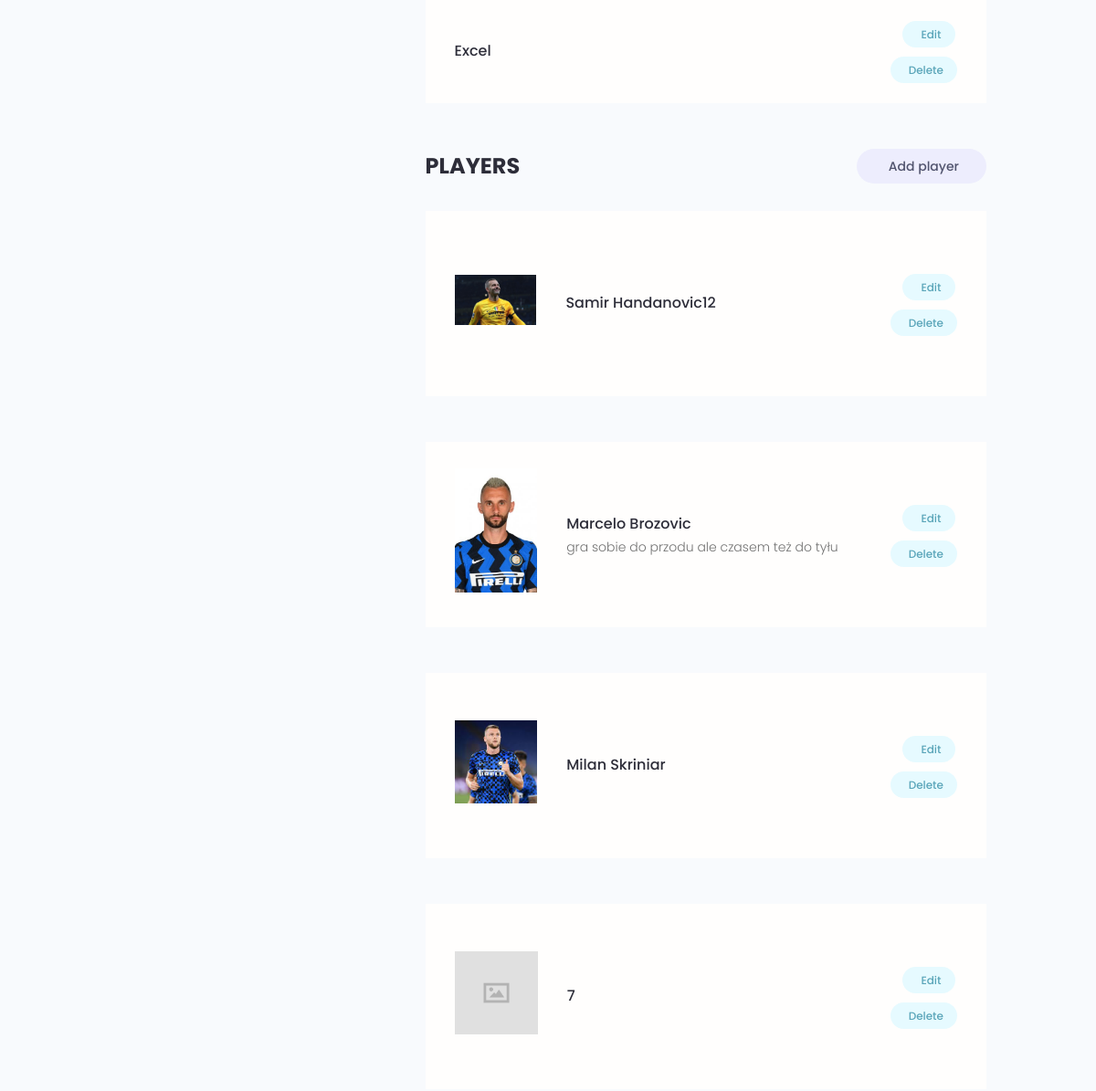
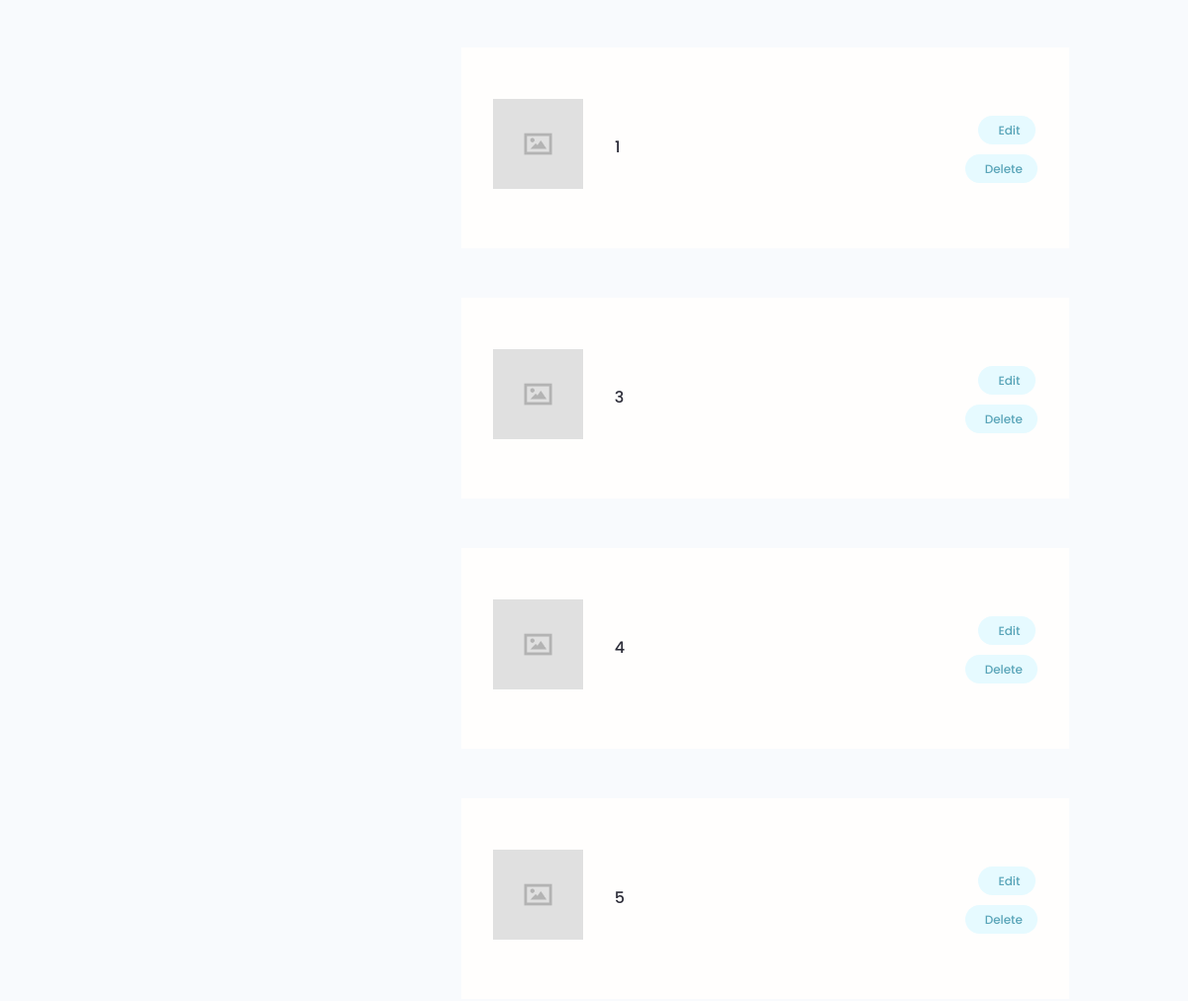
Page /account/ (signed in, middle part) on the earlier database version (2 pictures, top to bottom).
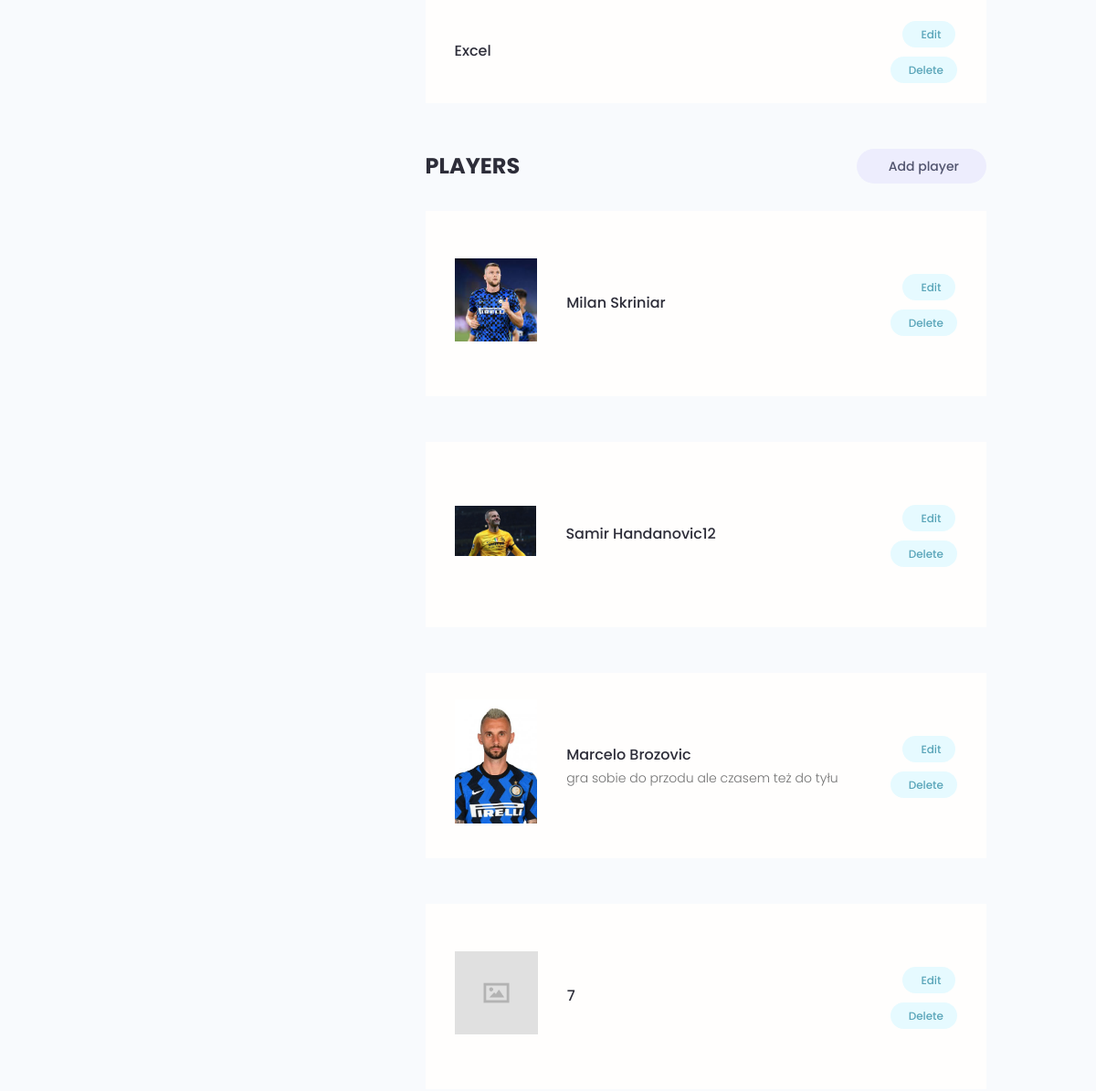
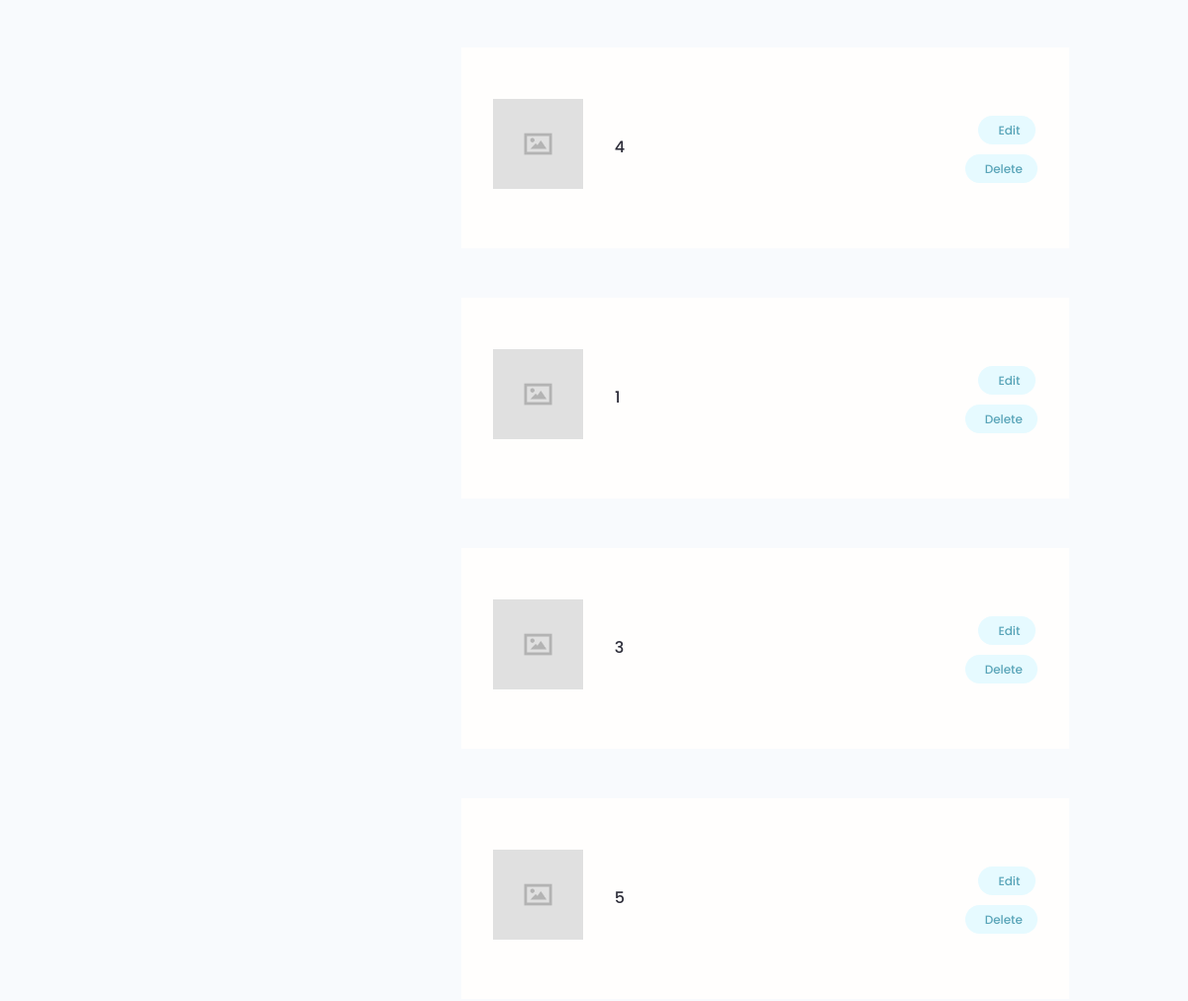
Same page on the later database version (2 pictures, top to bottom).
### users/models.py (models this page shows, shortened)
class Skill(models.Model):
    owner = models.ForeignKey(Profile, on_delete=models.CASCADE, null=True, blank=True)
    name = models.CharField(max_length=200, blank=True, null=True)
    description = models.TextField(null=True, blank=True)
    created = models.DateTimeField(auto_now_add=True)
    id = models.UUIDField(
        default=uuid.uuid4, unique=True, primary_key=True, editable=False
    )

### first_project/models.py (models this page shows, shortened)
class Player(models.Model):
    owner = models.ForeignKey(Profile, null=True, blank=True, on_delete=models.SET_NULL)
    title = models.CharField(max_length=200)
    description = models.TextField(null=True, blank=True)
    featured_image = models.ImageField(null=True, blank=True, default="default.jpg")
    demo_link = models.CharField(max_length=2000, null=True, blank=True)
    source_link = models.CharField(max_length=2000, null=True, blank=True)
    tags = models.ManyToManyField("Tag", blank=True)
    vote_total = models.IntegerField(default=0, null=True, blank=True)
    vote_ratio = models.IntegerField(default=0, null=True, blank=True)
    created = models.DateTimeField(auto_now_add=True)
    id = models.UUIDField(
        default=uuid.uuid4, unique=True, primary_key=True, editable=False
    )
    class Meta:
        ordering = ["-vote_ratio", "-vote_total", "title"]

### users/views.py (the view)
# urls.py: path("account/", views.user_account, name="account"),
@login_required(login_url="login")
def user_account(request):
    profile = request.user.profile
    skills = profile.skill_set.all()
    players = profile.player_set.all()
    context = {"profile": profile, "skills": skills, "players": players}
    return render(request, "users/account.html", context)

### users/templates/users/account.html (shortened to what this page needs)
{% extends 'main.html' %}
{% block content %}
  <main class="settingsPage profile my-md">
    <div class="container">
      <div class="layout">
        <div class="column column--1of3">
        </div>
        <div class="column column--2of3">
        <table class="settings__table">
          {% for skill in skills %}
          <tr>
            <td class="settings__tableInfo">
              <h4>{{skill.name}}</h4>
            </td>
            <td class="settings__tableActions">
              <a class="tag tag--pill tag--main settings__btn" href="{% url 'update-skill' skill.id %}"> Edit</a>
              <a class="tag tag--pill tag--main settings__btn" href="{% url 'delete-skill' skill.id %}?next=/account">
                Delete</a>
            </td>
          </tr>
          {% endfor %}
        </table>
          <div class="settings">
            <h3 class="settings__title">Players</h3>
            <a class="tag tag--pill tag--sub settings__btn tag--lg" href="{% url 'create-player' %}"> Add player</a>
          </div>
          {% for player in players %}
          <table class="settings__table">
            <tr>
              <td class="settings__thumbnail">
                <a href="{% url 'player' player.id%}"><img src="{{player.featured_image.url}}" alt="Project Thumbnail" /></a>
              </td>
              <td class="settings__tableInfo">
                <a href="{% url 'player' player.id%}">{{player.title}}</a>
                <p>{{player.description|slice:"150"}}
                </p>
              </td>
              <td class="settings__tableActions">
                <a class="tag tag--pill tag--main settings__btn" href="{% url 'update-player' player.id %}"> Edit</a>
                <a class="tag tag--pill tag--main settings__btn" href="{% url 'delete-player' player.id %}?next=/account">
                  Delete</a>
              </td>
            </tr>
            {% endfor %}
          </table>
        </div>
      </div>
    </div>
  </main>
{% endblock content %}

Differences in the rows shown:
changed Player "Milan Skriniar": moves up the list
changed Player (number 5 of 8 on the later page): moves up the list
